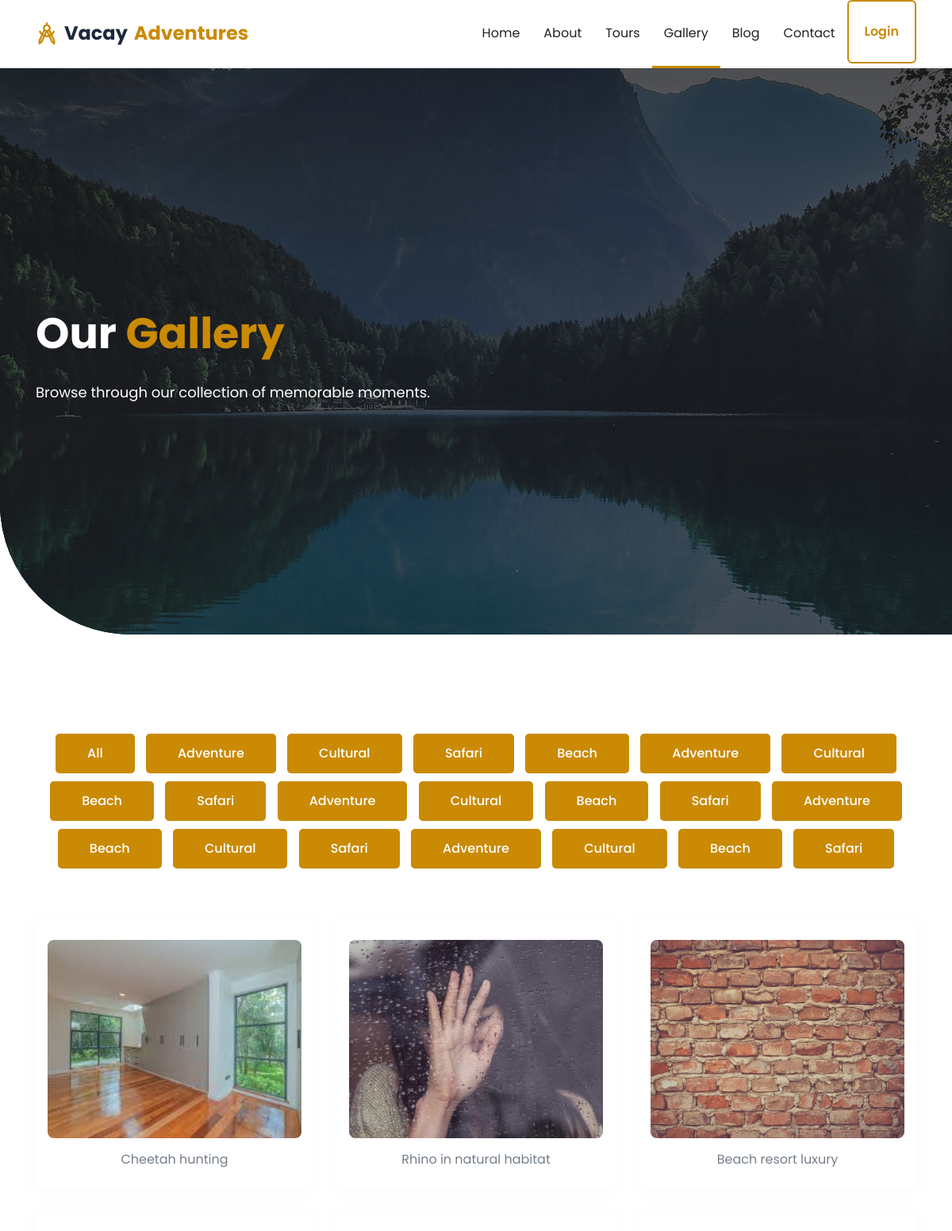
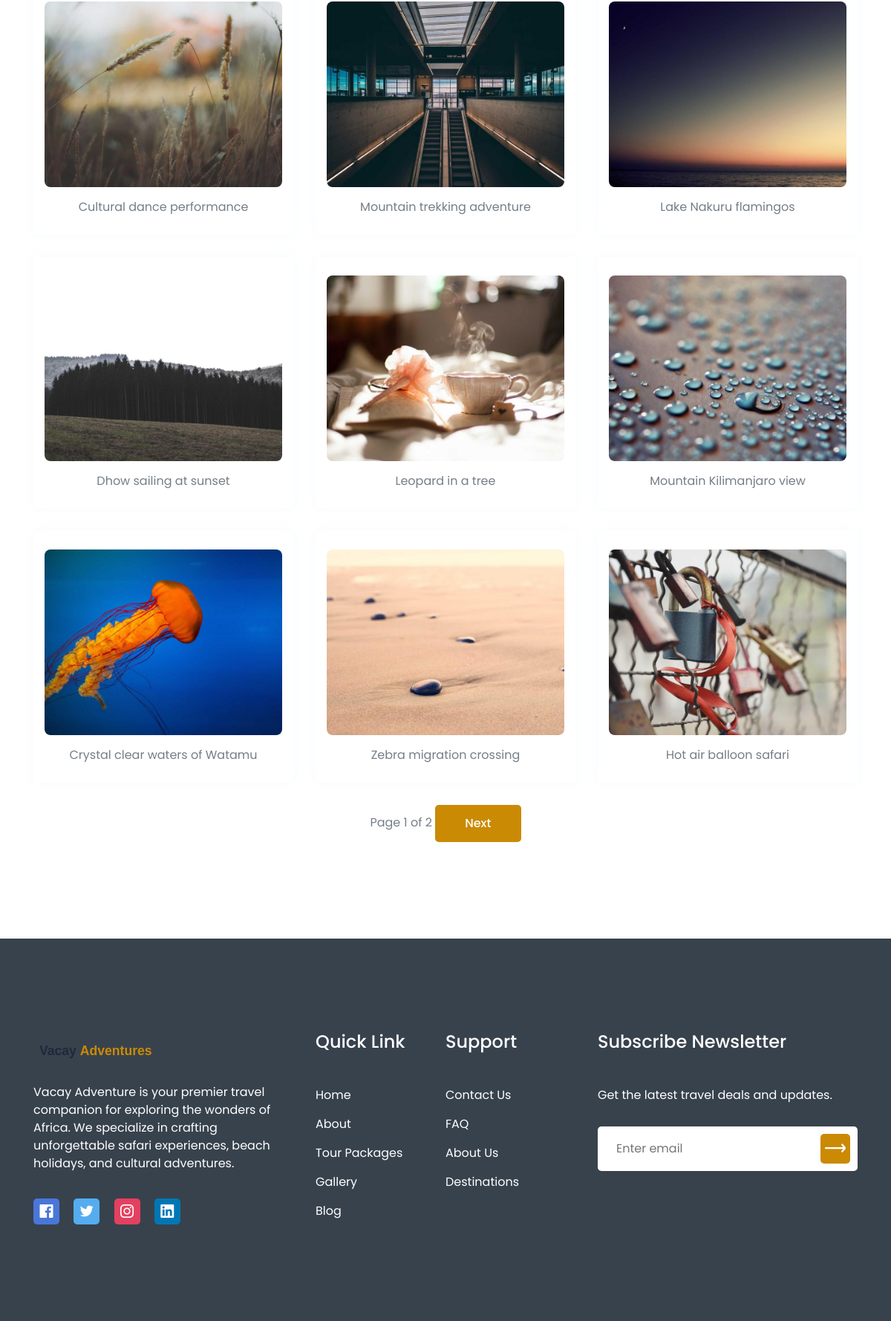
Page /gallery/ on the committed database (2 pictures, top to bottom).
### core/models.py (models this page shows, shortened)
class Gallery(models.Model):
    CATEGORY_CHOICES = [
        ('safari', 'Safari'),
        ('beach', 'Beach'),
        ('cultural', 'Cultural'),
        ('adventure', 'Adventure'),
        ('other', 'Other'),
    ]
    image = models.ImageField(upload_to='gallery/')
    caption = models.CharField(max_length=300, blank=True)
    category = models.CharField(max_length=50, choices=CATEGORY_CHOICES, default='other')
    is_active = models.BooleanField(default=True)
    created_at = models.DateTimeField(auto_now_add=True)
    class Meta:
        verbose_name_plural = 'Galleries'
        ordering = ['-created_at']

class SiteSetting(models.Model):
    site_name = models.CharField(max_length=200, default='Vacay Adventure')
    tagline = models.CharField(max_length=500, blank=True)
    logo = models.ImageField(upload_to='settings/', blank=True, null=True)
    favicon = models.ImageField(upload_to='settings/', blank=True, null=True)
    email = models.EmailField(blank=True)
    phone = models.CharField(max_length=20, blank=True)
    address = models.CharField(max_length=500, blank=True)
    facebook = models.URLField(blank=True)
    twitter = models.URLField(blank=True)
    instagram = models.URLField(blank=True)
    linkedin = models.URLField(blank=True)
    youtube = models.URLField(blank=True)
    about_short = models.TextField(blank=True)
    about_image = models.ImageField(upload_to='settings/', blank=True, null=True)
    trips_done = models.IntegerField(default=0)
    corporate_clients = models.IntegerField(default=0)
    visited_countries = models.IntegerField(default=0)
    team_members = models.IntegerField(default=0)
    hero_video_url = models.URLField(blank=True, help_text='Direct MP4 URL for the hero background video. Leave blank for default safari video.')
    created_at = models.DateTimeField(auto_now_add=True)
    updated_at = models.DateTimeField(auto_now=True)
    class Meta:
        verbose_name = 'Site Setting'
        verbose_name_plural = 'Site Settings'

### core/views.py (the view)
# urls.py: path('gallery/', views.gallery_view, name='gallery'),
def gallery_view(request):
    category = request.GET.get('category')
    gallery_items = Gallery.objects.filter(is_active=True)
    if category:
        gallery_items = gallery_items.filter(category=category)
    gallery_items = gallery_items.order_by('-created_at')
    paginator = Paginator(gallery_items, 12)
    page = request.GET.get('page', 1)
    try:
        items = paginator.page(page)
    except PageNotAnInteger:
        items = paginator.page(1)
    except EmptyPage:
        items = paginator.page(paginator.num_pages)
    categories = Gallery.objects.filter(is_active=True).values_list('category', flat=True).distinct()
    return render(request, 'core/gallery.html', {
        'gallery_items': items,
        'categories': categories,
        'current_category': category,
    })

### core/context_processors.py (called while the page is built)
def site_settings(request):
    try:
        settings = SiteSetting.objects.first()
    except:
        settings = None
    return {'site_settings': settings}

### templates/core/gallery.html (shortened to what this page needs)
{% extends 'base.html' %}
{% load static %}
{% block hero %}
<section class="header_area hero-video-wrap">
    <div class="video-bg">
        <video autoplay muted loop playsinline poster="{% static 'images/hero-area.jpg' %}">
            <source src="{{ site_settings.hero_video_url|default:'https://assets.mixkit.co/videos/3661/3661-720.mp4' }}" type="video/mp4">
        </video>
    </div>
    <div class="video-overlay"></div>
    <div id="home" class="header_slider">
        <div class="single_slider bg_cover d-flex align-items-center">
            <div class="container">
                <div class="row">
                    <div class="col-lg-6 col-md-8">
                        <div class="slider_content">
                            <h2 class="slider_title wow fadeInLeftBig" data-wow-duration="1.3s" data-wow-delay="0.2s">Our <span>Gallery</span></h2>
                            <p class="wow fadeInLeftBig" data-wow-duration="1.3s" data-wow-delay="0.5s">Browse through our collection of memorable moments.</p>
                        </div>
                    </div>
                </div>
            </div>
        </div>
    </div>
</section>
{% endblock %}
{% block content %}
<section class="gallery_area pt-120 pb-130">
    <div class="container">
        <div class="row">
            <div class="col-12 text-center mb-30">
                <a href="?{% if current_category %}category={% endif %}" class="main-btn {% if not current_category %}active{% endif %}" style="margin:5px;">All</a>
                {% for cat in categories %}
                <a href="?category={{ cat }}" class="main-btn {% if current_category == cat %}active{% endif %}" style="margin:5px;">{{ cat|title }}</a>
                {% endfor %}
            </div>
        </div>
        <div class="row">
            {% for item in gallery_items %}
            <div class="col-lg-4 col-sm-6">
                <div class="single_service mt-30 text-center wow fadeInUpBig" data-wow-duration="1.3s" data-wow-delay="0.{{ forloop.counter }}s">
                    <div class="services_icon">
                        <img src="{{ item.image.url }}" alt="{{ item.caption }}" style="width:100%;height:250px;object-fit:cover;border-radius:8px;">
                    </div>
                    <div class="services_content">
                        <p>{{ item.caption }}</p>
                    </div>
                </div>
            </div>
            {% empty %}
            <div class="col-12 text-center"><p>No images found.</p></div>
            {% endfor %}
        </div>
        {% if gallery_items.has_other_pages %}
        <div class="row mt-30">
            <div class="col-12 text-center">
                <span>Page {{ gallery_items.number }} of {{ gallery_items.paginator.num_pages }}</span>
                {% if gallery_items.has_next %}
                <a href="?page={{ gallery_items.next_page_number }}{% if current_category %}&category={{ current_category }}{% endif %}" class="main-btn">Next</a>
                {% endif %}
            </div>
        </div>
        {% endif %}
    </div>
</section>
{% endblock %}

### templates/base.html (shortened to what this page needs)
{% load static %}
<!doctype html>
<html class="no-js" lang="en">
<head>
    <link rel="stylesheet" href="{% static 'css/animate.css' %}">
    <link rel="stylesheet" href="{% static 'css/nice-select.css' %}">
    <link rel="stylesheet" href="{% static 'css/LineIcons.2.0.css' %}">
    <link rel="stylesheet" href="{% static 'css/bootstrap.4.5.2.min.css' %}">
    <link rel="stylesheet" href="{% static 'css/default.css' %}">
    <link rel="stylesheet" href="{% static 'css/style.css' %}">
</head>
<body>
    {% include 'includes/navbar.html' %}
    {% block hero %}{% endblock %}
    {% block content %}{% endblock %}
    {% include 'includes/footer.html' %}
</body>
</html>

### templates/includes/navbar.html (shortened to what this page needs)
{% load static %}
<section class="header_area">
    <div class="header_navbar">
        <div class="container">
            <div class="row">
                <div class="col-lg-12">
                    <nav class="navbar navbar-expand-lg">
                        <a class="navbar-brand" href="/" style="font-size:24px;font-weight:700;color:#1e293b;display:flex;align-items:center;gap:8px">
                            <i class="lni lni-compass" style="color:#ca8a04;font-size:28px"></i>
                            Vacay <span style="color:#ca8a04">Adventures</span>
                        </a>
                        <div class="collapse navbar-collapse sub-menu-bar" id="navbarSupportedContent">
                            <ul id="nav" class="navbar-nav ml-auto">
                                <li class="nav-item {% if request.path == '/' %}active{% endif %}">
                                    <a class="page-scroll" href="/">Home</a>
                                </li>
                                <li class="nav-item {% if '/about' in request.path %}active{% endif %}">
                                    <a class="page-scroll" href="/about/">About</a>
                                </li>
                                <li class="nav-item {% if '/tours' in request.path or '/destinations' in request.path %}active{% endif %}">
                                    <a class="page-scroll" href="/tours/">Tours</a>
                                </li>
                                <li class="nav-item {% if '/gallery' in request.path %}active{% endif %}">
                                    <a class="page-scroll" href="/gallery/">Gallery</a>
                                </li>
                                <li class="nav-item {% if '/blog' in request.path %}active{% endif %}">
                                    <a class="page-scroll" href="/blog/">Blog</a>
                                </li>
                                <li class="nav-item {% if '/contact' in request.path %}active{% endif %}">
                                    <a class="page-scroll" href="/contact/">Contact</a>
                                </li>
                                {% if user.is_authenticated %}
                                {% if user.is_staff %}
                                <li class="nav-item {% if '/dashboard/admin' in request.path %}active{% endif %}">
                                    <a class="page-scroll" href="{% url 'dashboard:admin_dashboard' %}">Admin</a>
                                </li>
                                {% endif %}
                                <li class="nav-item dropdown">
                                    <a class="nav-link dropdown-toggle" href="#" id="userDropdown" role="button" data-toggle="dropdown" aria-haspopup="true" aria-expanded="false">
                                        <i class="lni lni-user"></i> {{ user.username }}
                                    </a>
                                    <div class="dropdown-menu" aria-labelledby="userDropdown">
                                        <a class="dropdown-item" href="{% url 'dashboard:customer_dashboard' %}">Dashboard</a>
                                        <a class="dropdown-item" href="{% url 'accounts:profile' %}">Profile</a>
                                        <a class="dropdown-item" href="{% url 'bookings:user_bookings' %}">My Bookings</a>
                                        {% if user.is_staff %}
                                        <div class="dropdown-divider"></div>
                                        <a class="dropdown-item" href="{% url 'dashboard:admin_dashboard' %}">Admin Panel</a>
                                        {% endif %}
                                        <div class="dropdown-divider"></div>
                                        <a class="dropdown-item" href="{% url 'accounts:logout' %}">Logout</a>
                                    </div>
                                </li>
                                {% else %}
                                <li class="nav-item">
                                    <a class="page-scroll" href="{% url 'accounts:login' %}" style="padding:30px 20px;color:#ca8a04;font-weight:600;display:inline-block;border:2px solid #ca8a04;border-radius:6px;line-height:1">Login</a>
                                </li>
                                {% endif %}
                            </ul>
                        </div>
                    </nav>
                </div>
            </div>
        </div>
    </div>
</section>

### templates/includes/footer.html (shortened to what this page needs)
{% load static %}
<section id="footer" class="footer_area">
    <div class="footer_widget pt-80 pb-130">
        <div class="container">
            <div class="row">
                <div class="col-lg-4 col-md-6 order-md-1 order-lg-1">
                    <div class="footer_about mt-50">
                        <a href="/">
                            {% if site_settings and site_settings.logo %}
                            <img src="{{ site_settings.logo.url }}" alt="{{ site_settings.site_name }}" height="40">
                            {% else %}
                            <img src="{% static 'images/logo.svg' %}" alt="Vacay Adventure" height="40">
                            {% endif %}
                        </a>
                        <p>{{ site_settings.about_short|default:'Explore the world with confidence. Vacay Adventure offers unforgettable travel experiences across Africa.' }}</p>
                        <ul class="social">
                            {% if site_settings.facebook %}<li><a class="social_1" href="{{ site_settings.facebook }}"><i class="lni lni-facebook-original"></i></a></li>{% endif %}
                            {% if site_settings.twitter %}<li><a class="social_2" href="{{ site_settings.twitter }}"><i class="lni lni-twitter-original"></i></a></li>{% endif %}
                            {% if site_settings.instagram %}<li><a class="social_3" href="{{ site_settings.instagram }}"><i class="lni lni-instagram-original"></i></a></li>{% endif %}
                            {% if site_settings.linkedin %}<li><a class="social_4" href="{{ site_settings.linkedin }}"><i class="lni lni-linkedin-original"></i></a></li>{% endif %}
                        </ul>
                    </div>
                </div>
                <div class="col-lg-4 col-md-12 order-md-3 order-lg-2">
                    <div class="footer_link_wrapper d-flex flex-wrap">
                        <div class="footer_link mt-45">
                            <h4 class="footer_title">Quick Link</h4>
                            <ul class="link">
                                <li><a href="/">Home</a></li>
                                <li><a href="/about/">About</a></li>
                                <li><a href="/tours/">Tour Packages</a></li>
                                <li><a href="/gallery/">Gallery</a></li>
                                <li><a href="/blog/">Blog</a></li>
                            </ul>
                        </div>
                        <div class="footer_link mt-45">
                            <h4 class="footer_title">Support</h4>
                            <ul class="link">
                                <li><a href="/contact/">Contact Us</a></li>
                                <li><a href="/faq/">FAQ</a></li>
                                <li><a href="/about/">About Us</a></li>
                                <li><a href="/destinations/">Destinations</a></li>
                            </ul>
                        </div>
                    </div>
                </div>
                <div class="col-lg-4 col-md-6 order-md-2 order-lg-3">
                    <div class="footer_subscribe mt-45">
                        <h4 class="footer_title">Subscribe Newsletter</h4>
                        <p>Get the latest travel deals and updates.</p>
                        <div class="subscribe_form">
                            <form action="{% url 'newsletter_subscribe' %}" method="POST">
                                <input type="email" name="email" placeholder="Enter email" required>
                                <button type="submit"><i class="lni lni-arrow-right"></i></button>
                            </form>
                        </div>
                    </div>
                </div>
            </div>
        </div>
    </div>
</section>

### static/css/default.css (style rules this page uses)
.mt-30 { margin-top: 30px; }
.mt-45 { margin-top: 45px; }
.mt-50 { margin-top: 50px; }
.mb-30 { margin-bottom: 30px; }
.pt-80 { padding-top: 80px; }
.pt-120 { padding-top: 120px; }
.pb-130 { padding-bottom: 130px; }

### rows in the picture
Gallery: image (picture), caption "Cheetah hunting"
Gallery: image (picture), caption "Rhino in natural habitat"
Gallery: image (picture), caption "Beach resort luxury"
Gallery: image (picture), caption "Cultural dance performance"
Gallery: image (picture), caption "Mountain trekking adventure"
Gallery: image (picture), caption "Lake Nakuru flamingos"
Gallery: image (picture), caption "Dhow sailing at sunset"
Gallery: image (picture), caption "Leopard in a tree"
Gallery: image (picture), caption "Mountain Kilimanjaro view"
Gallery: image (picture), caption "Crystal clear waters of Watamu"
Gallery: image (picture), caption "Zebra migration crossing"
Gallery: image (picture), caption "Hot air balloon safari"
SiteSetting: about_short "Vacay Adventure is your premier travel companion for exploring the wonders of Africa. We specialize in crafting unforgettable safari experiences, beach holidays, and cultural adventures."

### other values in the picture
{{ cat|title }} "Adventure" "Cultural" "Safari" "Beach" "Adventure" "Cultural" "Beach" "Safari" "Adventure" "Cultural" "Beach" "Safari" "Adventure" "Beach" "Cultural" "Safari" "Adventure" "Cultural" "Beach" "Safari"
{{ gallery_items.number }} "1"
{{ gallery_items.paginator.num_pages }} "2"
